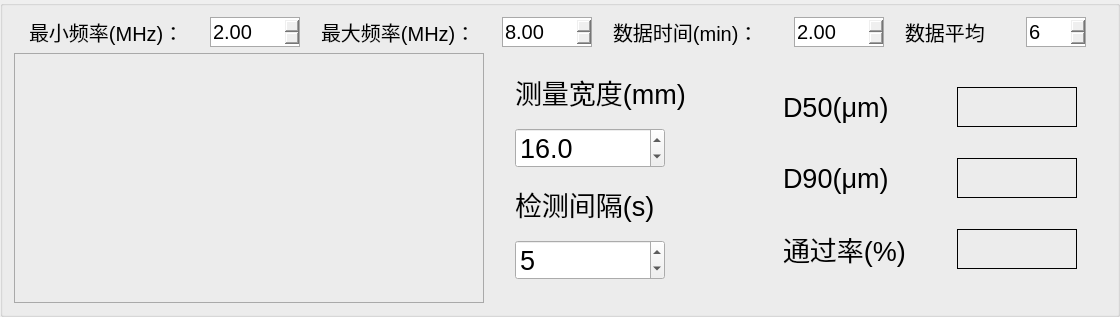
          <widget class="QGroupBox" name="groupBox_6">
           <property name="title">
            <string/>
           </property>
           <layout class="QGridLayout" name="gridLayout_10">
            <item row="0" column="0">
             <layout class="QVBoxLayout" name="verticalLayout_6">
              <item>
               <layout class="QHBoxLayout" name="horizontalLayout_18">
                <item>
                 <widget class="QLabel" name="label_20">
                  <property name="minimumSize">
                   <size>
                    <width>160</width>
                    <height>30</height>
                   </size>
                  </property>
                  <property name="maximumSize">
                   <size>
                    <width>160</width>
                    <height>30</height>
                   </size>
                  </property>
                  <property name="font">
                   <font>
                    <pointsize>15</pointsize>
                   </font>
                  </property>
                  <property name="text">
                   <string>最小频率(MHz)：</string>
                  </property>
                 </widget>
                </item>
                <item>
                 <widget class="QDoubleSpinBox" name="spb_specfmin">
                  <property name="minimumSize">
                   <size>
                    <width>90</width>
                    <height>30</height>
                   </size>
                  </property>
                  <property name="maximumSize">
                   <size>
                    <width>90</width>
                    <height>30</height>
                   </size>
                  </property>
                  <property name="font">
                   <font>
                    <pointsize>15</pointsize>
                   </font>
                  </property>
                  <property name="styleSheet">
                   <string notr="true">QDoubleSpinBox {
    border: 1px solid darkgray;
}</string>
                  </property>
                  <property name="singleStep">
                   <double>0.100000000000000</double>
                  </property>
                  <property name="value">
                   <double>2.000000000000000</double>
                  </property>
                 </widget>
                </item>
                <item>
                 <widget class="QLabel" name="label_23">
                  <property name="minimumSize">
                   <size>
                    <width>160</width>
                    <height>30</height>
                   </size>
                  </property>
                  <property name="maximumSize">
                   <size>
                    <width>160</width>
                    <height>30</height>
                   </size>
                  </property>
                  <property name="font">
                   <font>
                    <pointsize>15</pointsize>
                   </font>
                  </property>
                  <property name="styleSheet">
                   <string notr="true">QLabel {
    border: 0px solid darkgray;
}</string>
                  </property>
                  <property name="text">
                   <string>最大频率(MHz)：</string>
                  </property>
                  <property name="textFormat">
                   <enum>Qt::AutoText</enum>
                  </property>
                 </widget>
                </item>
                <item>
                 <widget class="QDoubleSpinBox" name="spb_specfmax">
                  <property name="minimumSize">
                   <size>
                    <width>90</width>
                    <height>30</height>
                   </size>
                  </property>
                  <property name="maximumSize">
                   <size>
                    <width>90</width>
                    <height>30</height>
                   </size>
                  </property>
                  <property name="font">
                   <font>
                    <pointsize>15</pointsize>
                   </font>
                  </property>
                  <property name="styleSheet">
                   <string notr="true">QDoubleSpinBox {
    border: 1px solid darkgray;
}</string>
                  </property>
                  <property name="frame">
                   <bool>true</bool>
                  </property>
                  <property name="singleStep">
                   <double>0.100000000000000</double>
                  </property>
                  <property name="value">
                   <double>8.000000000000000</double>
                  </property>
                 </widget>
                </item>
                <item>
                 <widget class="QLabel" name="label_24">
                  <property name="minimumSize">
                   <size>
                    <width>160</width>
                    <height>30</height>
                   </size>
                  </property>
                  <property name="maximumSize">
                   <size>
                    <width>160</width>
                    <height>30</height>
                   </size>
                  </property>
                  <property name="font">
                   <font>
                    <pointsize>15</pointsize>
                   </font>
                  </property>
                  <property name="styleSheet">
                   <string notr="true">QLabel {
    border: 0px solid darkgray;
}</string>
                  </property>
                  <property name="text">
                   <string>数据时间(min)：</string>
                  </property>
                 </widget>
                </item>
                <item>
                 <widget class="QDoubleSpinBox" name="spb_histime">
                  <property name="minimumSize">
                   <size>
                    <width>90</width>
                    <height>30</height>
                   </size>
                  </property>
                  <property name="maximumSize">
                   <size>
                    <width>90</width>
                    <height>30</height>
                   </size>
                  </property>
                  <property name="font">
                   <font>
                    <pointsize>15</pointsize>
                   </font>
                  </property>
                  <property name="styleSheet">
                   <string notr="true">QDoubleSpinBox {
    border: 1px solid darkgray;
}</string>
                  </property>
                  <property name="maximum">
                   <double>360.000000000000000</double>
                  </property>
                  <property name="singleStep">
                   <double>1.000000000000000</double>
                  </property>
                  <property name="value">
                   <double>2.000000000000000</double>
                  </property>
                 </widget>
                </item>
                <item>
                 <widget class="QLabel" name="label_25">
                  <property name="minimumSize">
                   <size>
                    <width>100</width>
                    <height>30</height>
                   </size>
                  </property>
                  <property name="maximumSize">
                   <size>
                    <width>100</width>
                    <height>30</height>
                   </size>
                  </property>
                  <property name="font">
                   <font>
                    <pointsize>15</pointsize>
                   </font>
                  </property>
                  <property name="text">
                   <string>数据平均</string>
                  </property>
                 </widget>
                </item>
                <item>
                 <widget class="QSpinBox" name="sb_avenum">
                  <property name="sizePolicy">
                   <sizepolicy hsizetype="Minimum" vsizetype="Fixed">
                    <horstretch>0</horstretch>
                    <verstretch>0</verstretch>
                   </sizepolicy>
                  </property>
                  <property name="minimumSize">
                   <size>
                    <width>60</width>
                    <height>30</height>
                   </size>
                  </property>
                  <property name="maximumSize">
                   <size>
                    <width>60</width>
                    <height>30</height>
                   </size>
                  </property>
                  <property name="font">
                   <font>
                    <pointsize>15</pointsize>
                   </font>
                  </property>
                  <property name="styleSheet">
                   <string notr="true">QSpinBox {
    border: 1px solid darkgray;
}
</string>
                  </property>
                  <property name="minimum">
                   <number>1</number>
                  </property>
                  <property name="maximum">
                   <number>100</number>
                  </property>
                  <property name="value">
                   <number>6</number>
                  </property>
                 </widget>
                </item>
               </layout>
              </item>
              <item>
               <layout class="QHBoxLayout" name="horizontalLayout_19">
                <item>
                 <widget class="QCustomPlot" name="customPlot3" native="true">
                  <property name="minimumSize">
                   <size>
                    <width>470</width>
                    <height>250</height>
                   </size>
                  </property>
                  <property name="maximumSize">
                   <size>
                    <width>470</width>
                    <height>250</height>
                   </size>
                  </property>
                  <property name="styleSheet">
                   <string notr="true">QWidget {
    border: 1px solid darkgray;
}</string>
                  </property>
                 </widget>
                </item>
                <item>
                 <widget class="QWidget" name="widget_28" native="true">
                  <property name="sizePolicy">
                   <sizepolicy hsizetype="Preferred" vsizetype="Preferred">
                    <horstretch>0</horstretch>
                    <verstretch>0</verstretch>
                   </sizepolicy>
                  </property>
                  <property name="minimumSize">
                   <size>
                    <width>260</width>
                    <height>250</height>
                   </size>
                  </property>
                  <property name="maximumSize">
                   <size>
                    <width>260</width>
                    <height>250</height>
                   </size>
                  </property>
                  <property name="styleSheet">
                   <string notr="true"/>
                  </property>
                  <layout class="QGridLayout" name="gridLayout_2">
                   <property name="leftMargin">
                    <number>10</number>
                   </property>
                   <item row="0" column="0">
                    <widget class="QLabel" name="label_26">
                     <property name="sizePolicy">
                      <sizepolicy hsizetype="Fixed" vsizetype="Fixed">
                       <horstretch>0</horstretch>
                       <verstretch>0</verstretch>
                      </sizepolicy>
                     </property>
                     <property name="minimumSize">
                      <size>
                       <width>210</width>
                       <height>40</height>
                      </size>
                     </property>
                     <property name="maximumSize">
                      <size>
                       <width>210</width>
                       <height>40</height>
                      </size>
                     </property>
                     <property name="font">
                      <font>
                       <pointsize>20</pointsize>
                      </font>
                     </property>
                     <property name="styleSheet">
                      <string notr="true">QLabel {
    border: 0px solid darkgray;
}</string>
                     </property>
                     <property name="text">
                      <string>测量宽度(mm)</string>
                     </property>
                    </widget>
                   </item>
                   <item row="2" column="0">
                    <widget class="QLabel" name="label_27">
                     <property name="sizePolicy">
                      <sizepolicy hsizetype="Fixed" vsizetype="Fixed">
                       <horstretch>0</horstretch>
                       <verstretch>0</verstretch>
                      </sizepolicy>
                     </property>
                     <property name="minimumSize">
                      <size>
                       <width>190</width>
                       <height>40</height>
                      </size>
                     </property>
                     <property name="maximumSize">
                      <size>
                       <width>180</width>
                       <height>40</height>
                      </size>
                     </property>
                     <property name="font">
                      <font>
                       <pointsize>20</pointsize>
                      </font>
                     </property>
                     <property name="styleSheet">
                      <string notr="true">QLabel {
    border: 0px solid darkgray;
}</string>
                     </property>
                     <property name="text">
                      <string>检测间隔(s)</string>
                     </property>
                    </widget>
                   </item>
                   <item row="3" column="0">
                    <widget class="QSpinBox" name="spb_time">
                     <property name="sizePolicy">
                      <sizepolicy hsizetype="Fixed" vsizetype="Fixed">
                       <horstretch>0</horstretch>
                       <verstretch>0</verstretch>
                      </sizepolicy>
                     </property>
                     <property name="minimumSize">
                      <size>
                       <width>150</width>
                       <height>40</height>
                      </size>
                     </property>
                     <property name="maximumSize">
                      <size>
                       <width>150</width>
                       <height>40</height>
                      </size>
                     </property>
                     <property name="font">
                      <font>
                       <pointsize>20</pointsize>
                      </font>
                     </property>
                     <property name="maximum">
                      <number>100000</number>
                     </property>
                     <property name="value">
                      <number>5</number>
                     </property>
                    </widget>
                   </item>
                   <item row="1" column="0">
                    <widget class="QDoubleSpinBox" name="dspb_width">
                     <property name="sizePolicy">
                      <sizepolicy hsizetype="Fixed" vsizetype="Fixed">
                       <horstretch>0</horstretch>
                       <verstretch>0</verstretch>
                      </sizepolicy>
                     </property>
                     <property name="minimumSize">
                      <size>
                       <width>150</width>
                       <height>40</height>
                      </size>
                     </property>
                     <property name="maximumSize">
                      <size>
                       <width>150</width>
                       <height>40</height>
                      </size>
                     </property>
                     <property name="font">
                      <font>
                       <pointsize>20</pointsize>
                      </font>
                     </property>
                     <property name="decimals">
                      <number>1</number>
                     </property>
                     <property name="maximum">
                      <double>100.000000000000000</double>
                     </property>
                     <property name="singleStep">
                      <double>0.100000000000000</double>
                     </property>
                     <property name="value">
                      <double>16.000000000000000</double>
                     </property>
                    </widget>
                   </item>
                  </layout>
                 </widget>
                </item>
                <item>
                 <widget class="QWidget" name="widget_30" native="true">
                  <property name="minimumSize">
                   <size>
                    <width>350</width>
                    <height>250</height>
                   </size>
                  </property>
                  <property name="maximumSize">
                   <size>
                    <width>350</width>
                    <height>250</height>
                   </size>
                  </property>
                  <property name="styleSheet">
                   <string notr="true"/>
                  </property>
                  <layout class="QGridLayout" name="gridLayout_11">
                   <item row="1" column="1">
                    <widget class="QLabel" name="label_d90">
                     <property name="sizePolicy">
                      <sizepolicy hsizetype="Fixed" vsizetype="Fixed">
                       <horstretch>0</horstretch>
                       <verstretch>0</verstretch>
                      </sizepolicy>
                     </property>
                     <property name="minimumSize">
                      <size>
                       <width>120</width>
                       <height>40</height>
                      </size>
                     </property>
                     <property name="maximumSize">
                      <size>
                       <width>120</width>
                       <height>40</height>
                      </size>
                     </property>
                     <property name="font">
                      <font>
                       <pointsize>20</pointsize>
                      </font>
                     </property>
                     <property name="styleSheet">
                      <string notr="true">QLabel {
   border: 1px solid black;
}</string>
                     </property>
                     <property name="frameShape">
                      <enum>QFrame::NoFrame</enum>
                     </property>
                     <property name="text">
                      <string/>
                     </property>
                    </widget>
                   </item>
                   <item row="1" column="0">
                    <widget class="QLabel" name="label_Ad90">
                     <property name="sizePolicy">
                      <sizepolicy hsizetype="Fixed" vsizetype="Fixed">
                       <horstretch>0</horstretch>
                       <verstretch>0</verstretch>
                      </sizepolicy>
                     </property>
                     <property name="minimumSize">
                      <size>
                       <width>140</width>
                       <height>40</height>
                      </size>
                     </property>
                     <property name="maximumSize">
                      <size>
                       <width>140</width>
                       <height>40</height>
                      </size>
                     </property>
                     <property name="font">
                      <font>
                       <pointsize>20</pointsize>
                      </font>
                     </property>
                     <property name="styleSheet">
                      <string notr="true">QLabel {
    border: 0px solid darkgray;
}</string>
                     </property>
                     <property name="text">
                      <string>D90(μm)</string>
                     </property>
                    </widget>
                   </item>
                   <item row="2" column="1">
                    <widget class="QLabel" name="label_pass2">
                     <property name="sizePolicy">
                      <sizepolicy hsizetype="Fixed" vsizetype="Fixed">
                       <horstretch>0</horstretch>
                       <verstretch>0</verstretch>
                      </sizepolicy>
                     </property>
                     <property name="minimumSize">
                      <size>
                       <width>120</width>
                       <height>40</height>
                      </size>
                     </property>
                     <property name="maximumSize">
                      <size>
                       <width>120</width>
                       <height>40</height>
                      </size>
                     </property>
                     <property name="font">
                      <font>
                       <pointsize>20</pointsize>
                      </font>
                     </property>
                     <property name="styleSheet">
                      <string notr="true">QLabel {
   border: 1px solid black;
}</string>
                     </property>
                     <property name="frameShape">
                      <enum>QFrame::NoFrame</enum>
                     </property>
                     <property name="text">
                      <string/>
                     </property>
                    </widget>
                   </item>
                   <item row="0" column="1">
                    <widget class="QLabel" name="label_d50">
                     <property name="sizePolicy">
                      <sizepolicy hsizetype="Fixed" vsizetype="Fixed">
                       <horstretch>0</horstretch>
                       <verstretch>0</verstretch>
                      </sizepolicy>
                     </property>
                     <property name="minimumSize">
                      <size>
                       <width>120</width>
                       <height>40</height>
                      </size>
                     </property>
                     <property name="maximumSize">
                      <size>
                       <width>120</width>
                       <height>40</height>
                      </size>
                     </property>
                     <property name="font">
                      <font>
                       <pointsize>20</pointsize>
                      </font>
                     </property>
                     <property name="styleSheet">
                      <string notr="true">QLabel {
   border: 1px solid black;
}</string>
                     </property>
                     <property name="frameShape">
                      <enum>QFrame::NoFrame</enum>
                     </property>
                     <property name="text">
                      <string/>
                     </property>
                    </widget>
                   </item>
                   <item row="0" column="0">
                    <widget class="QLabel" name="label_Ad50">
                     <property name="sizePolicy">
                      <sizepolicy hsizetype="Fixed" vsizetype="Fixed">
                       <horstretch>0</horstretch>
                       <verstretch>0</verstretch>
                      </sizepolicy>
                     </property>
                     <property name="minimumSize">
                      <size>
                       <width>140</width>
                       <height>40</height>
                      </size>
                     </property>
                     <property name="maximumSize">
                      <size>
                       <width>140</width>
                       <height>40</height>
                      </size>
                     </property>
                     <property name="font">
                      <font>
                       <pointsize>20</pointsize>
                      </font>
                     </property>
                     <property name="styleSheet">
                      <string notr="true">QLabel {
    border: 0px solid darkgray;
}</string>
                     </property>
                     <property name="text">
                      <string>D50(μm)</string>
                     </property>
                    </widget>
                   </item>
                   <item row="2" column="0">
                    <widget class="QLabel" name="label_Pass">
                     <property name="sizePolicy">
                      <sizepolicy hsizetype="Fixed" vsizetype="Fixed">
                       <horstretch>0</horstretch>
                       <verstretch>0</verstretch>
                      </sizepolicy>
                     </property>
                     <property name="minimumSize">
                      <size>
                       <width>150</width>
                       <height>40</height>
                      </size>
                     </property>
                     <property name="maximumSize">
                      <size>
                       <width>150</width>
                       <height>40</height>
                      </size>
                     </property>
                     <property name="font">
                      <font>
                       <pointsize>20</pointsize>
                      </font>
                     </property>
                     <property name="styleSheet">
                      <string notr="true">QLabel {
    border: 0px solid darkgray;
}</string>
                     </property>
                     <property name="text">
                      <string>通过率(%)</string>
                     </property>
                    </widget>
                   </item>
                  </layout>
                 </widget>
                </item>
               </layout>
              </item>
             </layout>
            </item>
           </layout>
          </widget>
